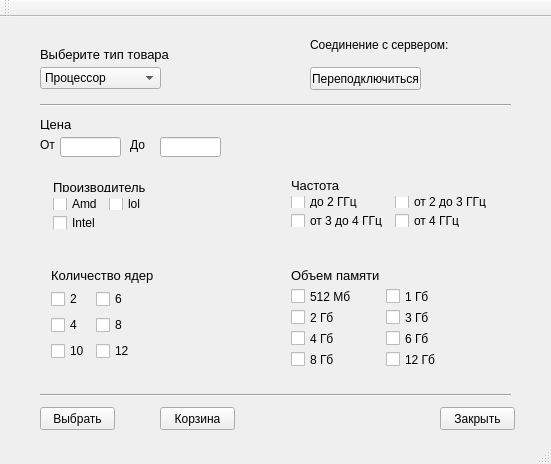
<?xml version="1.0" encoding="UTF-8"?>
<ui version="4.0">
 <class>MyClient</class>
 <widget class="QMainWindow" name="MyClient">
  <property name="geometry">
   <rect>
    <x>0</x>
    <y>0</y>
    <width>551</width>
    <height>464</height>
   </rect>
  </property>
  <property name="windowTitle">
   <string>Order window</string>
  </property>
  <widget class="QWidget" name="centralWidget">
   <widget class="QLabel" name="categoryLabel">
    <property name="geometry">
     <rect>
      <x>40</x>
      <y>30</y>
      <width>131</width>
      <height>16</height>
     </rect>
    </property>
    <property name="text">
     <string>&lt;html&gt;&lt;head/&gt;&lt;body&gt;&lt;p&gt;&lt;span style=&quot; font-size:10pt;&quot;&gt;Выберите тип товара&lt;/span&gt;&lt;/p&gt;&lt;/body&gt;&lt;/html&gt;</string>
    </property>
   </widget>
   <widget class="QComboBox" name="itemList">
    <property name="geometry">
     <rect>
      <x>40</x>
      <y>50</y>
      <width>121</width>
      <height>22</height>
     </rect>
    </property>
    <item>
     <property name="text">
      <string>Процессор</string>
     </property>
    </item>
    <item>
     <property name="text">
      <string>Видеокарта</string>
     </property>
    </item>
    <item>
     <property name="text">
      <string>Материнская плата</string>
     </property>
    </item>
    <item>
     <property name="text">
      <string>Жесткий диск</string>
     </property>
    </item>
    <item>
     <property name="text">
      <string>Оперативная память</string>
     </property>
    </item>
   </widget>
   <widget class="QPushButton" name="sendButton">
    <property name="geometry">
     <rect>
      <x>40</x>
      <y>390</y>
      <width>75</width>
      <height>23</height>
     </rect>
    </property>
    <property name="text">
     <string>Выбрать</string>
    </property>
   </widget>
   <widget class="QPushButton" name="closeButton">
    <property name="geometry">
     <rect>
      <x>440</x>
      <y>390</y>
      <width>75</width>
      <height>23</height>
     </rect>
    </property>
    <property name="text">
     <string>Закрыть</string>
    </property>
   </widget>
   <widget class="QLabel" name="priceLabel">
    <property name="geometry">
     <rect>
      <x>40</x>
      <y>100</y>
      <width>47</width>
      <height>13</height>
     </rect>
    </property>
    <property name="text">
     <string>&lt;html&gt;&lt;head/&gt;&lt;body&gt;&lt;p&gt;&lt;span style=&quot; font-size:10pt;&quot;&gt;Цена&lt;/span&gt;&lt;/p&gt;&lt;/body&gt;&lt;/html&gt;</string>
    </property>
   </widget>
   <widget class="QLabel" name="priceL">
    <property name="geometry">
     <rect>
      <x>40</x>
      <y>120</y>
      <width>21</width>
      <height>16</height>
     </rect>
    </property>
    <property name="text">
     <string>От</string>
    </property>
   </widget>
   <widget class="QLabel" name="priceM">
    <property name="geometry">
     <rect>
      <x>130</x>
      <y>120</y>
      <width>21</width>
      <height>16</height>
     </rect>
    </property>
    <property name="text">
     <string>До</string>
    </property>
   </widget>
   <widget class="QLineEdit" name="lowPrice">
    <property name="geometry">
     <rect>
      <x>60</x>
      <y>120</y>
      <width>61</width>
      <height>20</height>
     </rect>
    </property>
   </widget>
   <widget class="QLineEdit" name="maxPrice">
    <property name="geometry">
     <rect>
      <x>160</x>
      <y>120</y>
      <width>61</width>
      <height>20</height>
     </rect>
    </property>
   </widget>
   <widget class="Line" name="line">
    <property name="geometry">
     <rect>
      <x>40</x>
      <y>80</y>
      <width>471</width>
      <height>16</height>
     </rect>
    </property>
    <property name="orientation">
     <enum>Qt::Horizontal</enum>
    </property>
   </widget>
   <widget class="Line" name="line_2">
    <property name="geometry">
     <rect>
      <x>40</x>
      <y>370</y>
      <width>471</width>
      <height>16</height>
     </rect>
    </property>
    <property name="orientation">
     <enum>Qt::Horizontal</enum>
    </property>
   </widget>
   <widget class="QWidget" name="layoutWidget">
    <property name="geometry">
     <rect>
      <x>280</x>
      <y>150</y>
      <width>231</width>
      <height>71</height>
     </rect>
    </property>
    <layout class="QFormLayout" name="thirdArg">
     <item row="0" column="0">
      <widget class="QLabel" name="thirdArgLabel">
       <property name="text">
        <string>&lt;html&gt;&lt;head/&gt;&lt;body&gt;&lt;p&gt;&lt;span style=&quot; font-size:10pt;&quot;&gt;Частота&lt;/span&gt;&lt;/p&gt;&lt;/body&gt;&lt;/html&gt;</string>
       </property>
      </widget>
     </item>
     <item row="1" column="0">
      <widget class="QCheckBox" name="arg3_1">
       <property name="text">
        <string>до 2 ГГц</string>
       </property>
      </widget>
     </item>
     <item row="1" column="1">
      <widget class="QCheckBox" name="arg3_3">
       <property name="text">
        <string>от 2 до 3 ГГц</string>
       </property>
      </widget>
     </item>
     <item row="2" column="0">
      <widget class="QCheckBox" name="arg3_2">
       <property name="text">
        <string>от 3 до 4 ГГц</string>
       </property>
      </widget>
     </item>
     <item row="2" column="1">
      <widget class="QCheckBox" name="arg3_4">
       <property name="text">
        <string>от 4 ГГц</string>
       </property>
      </widget>
     </item>
    </layout>
   </widget>
   <widget class="QLabel" name="categoryLabel_2">
    <property name="geometry">
     <rect>
      <x>310</x>
      <y>20</y>
      <width>161</width>
      <height>16</height>
     </rect>
    </property>
    <property name="text">
     <string>&lt;html&gt;&lt;head/&gt;&lt;body&gt;&lt;p&gt;Соединение с сервером:&lt;/p&gt;&lt;/body&gt;&lt;/html&gt;</string>
    </property>
   </widget>
   <widget class="QLabel" name="serverStatus">
    <property name="geometry">
     <rect>
      <x>310</x>
      <y>30</y>
      <width>221</width>
      <height>20</height>
     </rect>
    </property>
    <property name="text">
     <string/>
    </property>
   </widget>
   <widget class="QPushButton" name="reconnectButton">
    <property name="geometry">
     <rect>
      <x>310</x>
      <y>50</y>
      <width>111</width>
      <height>23</height>
     </rect>
    </property>
    <property name="text">
     <string>Переподключиться</string>
    </property>
   </widget>
   <widget class="QWidget" name="layoutWidget">
    <property name="geometry">
     <rect>
      <x>40</x>
      <y>240</y>
      <width>211</width>
      <height>121</height>
     </rect>
    </property>
    <layout class="QFormLayout" name="secondArg">
     <item row="0" column="0" colspan="2">
      <widget class="QLabel" name="secondArgLabel">
       <property name="text">
        <string>&lt;html&gt;&lt;head/&gt;&lt;body&gt;&lt;p&gt;&lt;span style=&quot; font-size:10pt;&quot;&gt;Количество ядер&lt;/span&gt;&lt;/p&gt;&lt;/body&gt;&lt;/html&gt;</string>
       </property>
      </widget>
     </item>
     <item row="1" column="0">
      <widget class="QCheckBox" name="arg2_1">
       <property name="text">
        <string>2</string>
       </property>
      </widget>
     </item>
     <item row="1" column="1">
      <widget class="QCheckBox" name="arg2_3">
       <property name="text">
        <string>6</string>
       </property>
      </widget>
     </item>
     <item row="2" column="0">
      <widget class="QCheckBox" name="arg2_2">
       <property name="text">
        <string>4</string>
       </property>
      </widget>
     </item>
     <item row="2" column="1">
      <widget class="QCheckBox" name="arg2_4">
       <property name="text">
        <string>8</string>
       </property>
      </widget>
     </item>
     <item row="3" column="0">
      <widget class="QCheckBox" name="arg2_5">
       <property name="text">
        <string>10</string>
       </property>
      </widget>
     </item>
     <item row="3" column="1">
      <widget class="QCheckBox" name="arg2_6">
       <property name="text">
        <string>12</string>
       </property>
      </widget>
     </item>
    </layout>
   </widget>
   <widget class="QWidget" name="layoutWidget">
    <property name="geometry">
     <rect>
      <x>280</x>
      <y>240</y>
      <width>231</width>
      <height>121</height>
     </rect>
    </property>
    <layout class="QFormLayout" name="fourthArg">
     <item row="0" column="0">
      <widget class="QLabel" name="fourthArgLabel">
       <property name="text">
        <string>&lt;html&gt;&lt;head/&gt;&lt;body&gt;&lt;p&gt;&lt;span style=&quot; font-size:10pt;&quot;&gt;Объем памяти&lt;/span&gt;&lt;/p&gt;&lt;/body&gt;&lt;/html&gt;</string>
       </property>
      </widget>
     </item>
     <item row="1" column="0">
      <widget class="QCheckBox" name="arg4_1">
       <property name="text">
        <string>512 Мб</string>
       </property>
      </widget>
     </item>
     <item row="1" column="1">
      <widget class="QCheckBox" name="arg4_2">
       <property name="text">
        <string>1 Гб</string>
       </property>
      </widget>
     </item>
     <item row="2" column="0">
      <widget class="QCheckBox" name="arg4_3">
       <property name="text">
        <string>2 Гб</string>
       </property>
      </widget>
     </item>
     <item row="2" column="1">
      <widget class="QCheckBox" name="arg4_8">
       <property name="text">
        <string>3 Гб</string>
       </property>
      </widget>
     </item>
     <item row="3" column="0">
      <widget class="QCheckBox" name="arg4_6">
       <property name="text">
        <string>4 Гб</string>
       </property>
      </widget>
     </item>
     <item row="3" column="1">
      <widget class="QCheckBox" name="arg4_5">
       <property name="text">
        <string>6 Гб</string>
       </property>
      </widget>
     </item>
     <item row="4" column="0">
      <widget class="QCheckBox" name="arg4_7">
       <property name="text">
        <string>8 Гб</string>
       </property>
      </widget>
     </item>
     <item row="4" column="1">
      <widget class="QCheckBox" name="arg4_4">
       <property name="text">
        <string>12 Гб</string>
       </property>
      </widget>
     </item>
    </layout>
   </widget>
   <widget class="QWidget" name="layoutWidget">
    <property name="geometry">
     <rect>
      <x>42</x>
      <y>152</y>
      <width>211</width>
      <height>71</height>
     </rect>
    </property>
    <layout class="QFormLayout" name="firstArg">
     <item row="0" column="0" colspan="2">
      <widget class="QLabel" name="firstArgLabel">
       <property name="text">
        <string>&lt;html&gt;&lt;head/&gt;&lt;body&gt;&lt;p&gt;&lt;span style=&quot; font-size:10pt;&quot;&gt;Производитель&lt;/span&gt;&lt;/p&gt;&lt;/body&gt;&lt;/html&gt;</string>
       </property>
      </widget>
     </item>
     <item row="2" column="0">
      <widget class="QCheckBox" name="arg1_2">
       <property name="text">
        <string>Intel</string>
       </property>
      </widget>
     </item>
     <item row="1" column="0">
      <widget class="QCheckBox" name="arg1_1">
       <property name="text">
        <string>Amd</string>
       </property>
      </widget>
     </item>
     <item row="1" column="1">
      <widget class="QCheckBox" name="arg1_3">
       <property name="text">
        <string>lol</string>
       </property>
      </widget>
     </item>
    </layout>
   </widget>
   <widget class="QPushButton" name="pushButton">
    <property name="geometry">
     <rect>
      <x>160</x>
      <y>390</y>
      <width>75</width>
      <height>23</height>
     </rect>
    </property>
    <property name="text">
     <string>Корзина</string>
    </property>
   </widget>
  </widget>
  <widget class="QMenuBar" name="menuBar">
   <property name="geometry">
    <rect>
     <x>0</x>
     <y>0</y>
     <width>551</width>
     <height>21</height>
    </rect>
   </property>
  </widget>
  <widget class="QToolBar" name="mainToolBar">
   <attribute name="toolBarArea">
    <enum>TopToolBarArea</enum>
   </attribute>
   <attribute name="toolBarBreak">
    <bool>false</bool>
   </attribute>
  </widget>
  <widget class="QStatusBar" name="statusBar"/>
 </widget>
 <layoutdefault spacing="6" margin="11"/>
 <resources/>
 <connections/>
</ui>
